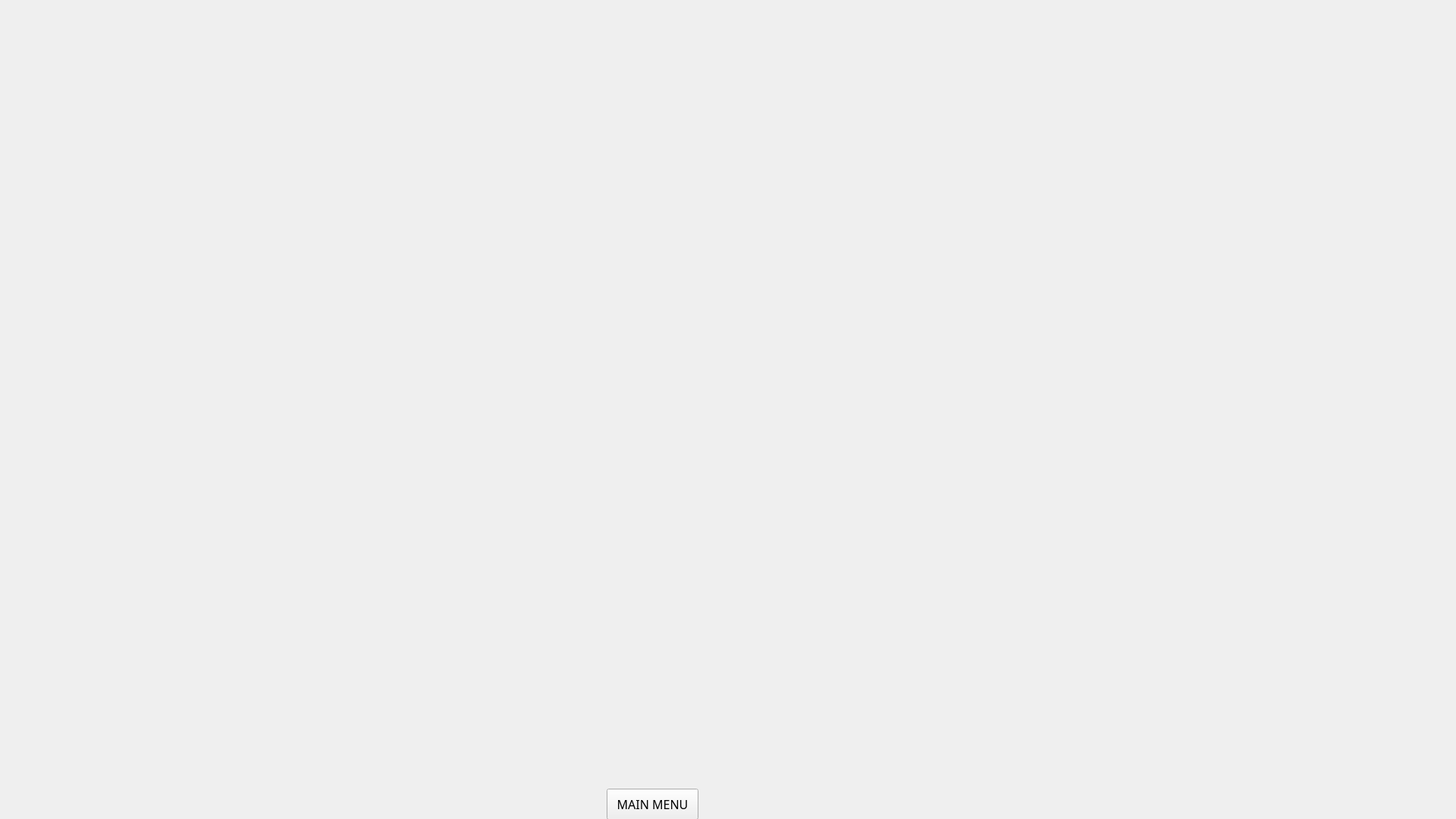
<?xml version="1.0" encoding="UTF-8"?>
<ui version="4.0">
 <class>MainWindow</class>
 <widget class="QMainWindow" name="MainWindow">
  <property name="geometry">
   <rect>
    <x>0</x>
    <y>0</y>
    <width>1920</width>
    <height>1080</height>
   </rect>
  </property>
  <property name="windowTitle">
   <string>Page 1</string>
  </property>
  <widget class="QWidget" name="centralwidget">
   <widget class="QLabel" name="label">
    <property name="geometry">
     <rect>
      <x>0</x>
      <y>0</y>
      <width>1920</width>
      <height>1080</height>
     </rect>
    </property>
    <property name="text">
     <string/>
    </property>
    <property name="pixmap">
     <pixmap>../images/games.png</pixmap>
    </property>
    <property name="scaledContents">
     <bool>true</bool>
    </property>
   </widget>
   <widget class="QPushButton" name="btn_main">
    <property name="geometry">
     <rect>
      <x>800</x>
      <y>1040</y>
      <width>121</width>
      <height>41</height>
     </rect>
    </property>
    <property name="font">
     <font>
      <family>Noto Serif Tangut</family>
      <pointsize>12</pointsize>
     </font>
    </property>
    <property name="text">
     <string>MAIN MENU</string>
    </property>
   </widget>
  </widget>
 </widget>
 <resources/>
 <connections>
  <connection>
   <sender>btn_main</sender>
   <signal>clicked()</signal>
   <receiver>MainWindow</receiver>
   <slot>btn_main_a()</slot>
   <hints>
    <hint type="sourcelabel">
     <x>842</x>
     <y>1053</y>
    </hint>
    <hint type="destinationlabel">
     <x>-7</x>
     <y>707</y>
    </hint>
   </hints>
  </connection>
 </connections>
 <slots>
  <slot>btn_main_a()</slot>
 </slots>
</ui>
